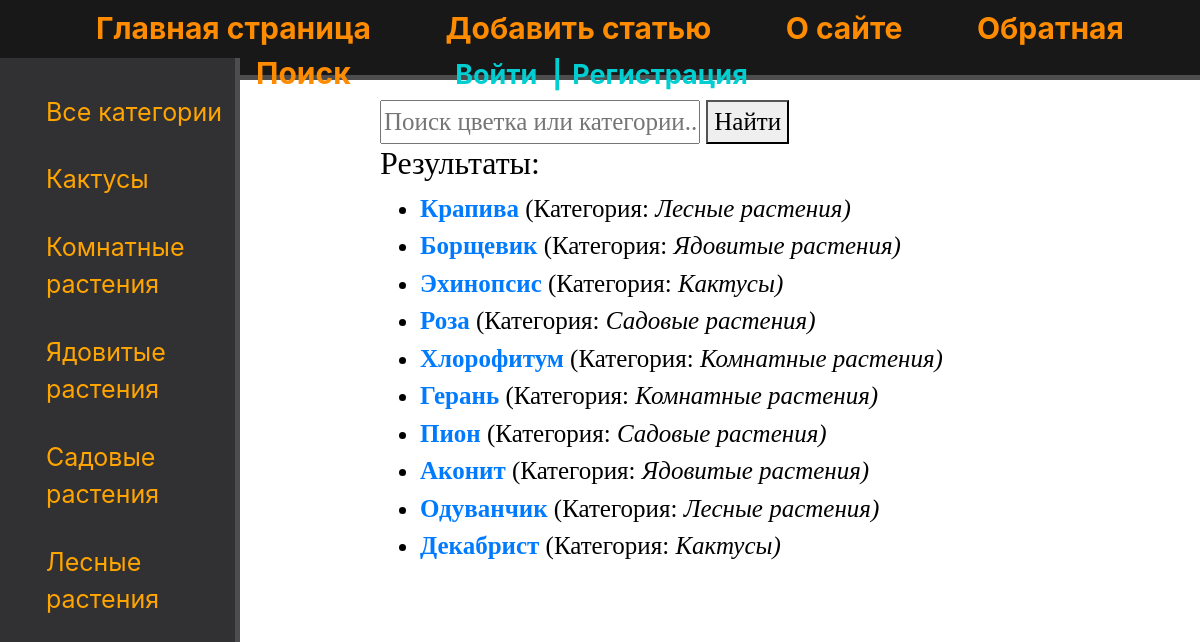
The app's page /search/ with its own data.
### flowers/models.py (models this page shows, shortened)
class Category(models.Model):
    name = models.CharField(max_length=250)
    slug = models.SlugField(max_length=250, unique=True, db_index=True)
    def get_absolute_url(self):
        return reverse('category', kwargs={'cat_slug': self.slug})

class Flowers(models.Model):
    name = models.CharField(max_length=250, blank=True)
    slug = models.SlugField(max_length=250, unique=True, db_index=True)
    photo = models.ImageField(upload_to="photos/%Y/%m/%d/", default=None, blank=True, null=True, verbose_name="Фото")
    content = models.TextField(blank=True)
    time_create = models.DateTimeField(auto_now_add=True)
    time_update = models.DateTimeField(auto_now=True)
    cat = models.ForeignKey('Category', on_delete=models.PROTECT, null=True, verbose_name='Категории')

### flowers/views.py (the view)
# urls.py: path('search/', views.flower_search, name='search'),
def flower_search(request):
    query = request.GET.get('query_text', '').strip().lower()
    all_flowers = Flowers.objects.select_related('cat').all()
    if query:
        results = []
        for flower in all_flowers:
            flower_name = flower.name.lower()
            category_name = flower.cat.name.lower() if flower.cat else ""
            if query in flower_name or query in category_name:
                results.append(flower)
    else:
        results = all_flowers
    data = {'title': 'Поиск:',
            'menu': menu,
            'results': results,
            'query': request.GET.get('query_text', '')}
    return render(request, 'flowers/search.html', data)

### flowers/templatetags/flowers_category.py (called while the page is built)
@register.inclusion_tag('flowers/list_category.html')
def flower_category(cat_select=0):
    flower_cat = Category.objects.all()
    return {'category': flower_cat, 'cat_select': cat_select}

### users/context_processors.py (called while the page is built)
def get_flowers_context(request):
    return {'mainmenu': menu}

### flowers/templates/flowers/search.html (shortened to what this page needs)
{% extends 'base.html' %}
{% block content %}
<form method="GET" action="">
    <input type="text" name="query_text" placeholder="Поиск цветка или категории..." value="{{ query }}">
    <button type="submit">Найти</button>
</form>
<h2>Результаты:</h2>
<ul>
    {% for flower in results %}
        <li>
            <strong><a href="{% url 'post' flower.slug %}">{{ flower.name }}</a></strong>
            (Категория: <em>{{ flower.cat.name }})</em>
        </li>
    {% endfor %}
</ul>
{% endblock %}

### flowers/templates/flowers/list_category.html
{% for cat in category %}
    {% if cat.id == cat_select %}
        <li class="select">{{cat.name}}</li>
    {% else %}
        <li><a href="{{ cat.get_absolute_url }}">{{cat.name}}</a></li>
    {% endif %}
{% endfor %}

### flowers/static/flowers/css/main.css (style rules this page uses)
body { background: white; }
aside div.category ul a { font-size:25px; color: orange; display: block; margin-top: 30px; transition: all .6s; text-decoration: none; }

### records on screen
Category: name "Кактусы"
Category: name "Комнатные растения"
Category: name "Ядовитые растения"
Category: name "Садовые растения"
Category: name "Лесные растения"
Flowers: name "Крапива", cat.name "Лесные растения"
Flowers: name "Борщевик", cat.name "Ядовитые растения"
Flowers: name "Эхинопсис", cat.name "Кактусы"
Flowers: name "Роза", cat.name "Садовые растения"
Flowers: name "Хлорофитум", cat.name "Комнатные растения"
Flowers: name "Герань", cat.name "Комнатные растения"
Flowers: name "Пион", cat.name "Садовые растения"
Flowers: name "Аконит", cat.name "Ядовитые растения"
Flowers: name "Одуванчик", cat.name "Лесные растения"
Flowers: name "Декабрист", cat.name "Кактусы"

### other values on screen
{{ m.title }} "Главная страница" "Добавить статью" "О сайте" "Обратная…" "Поиск"
